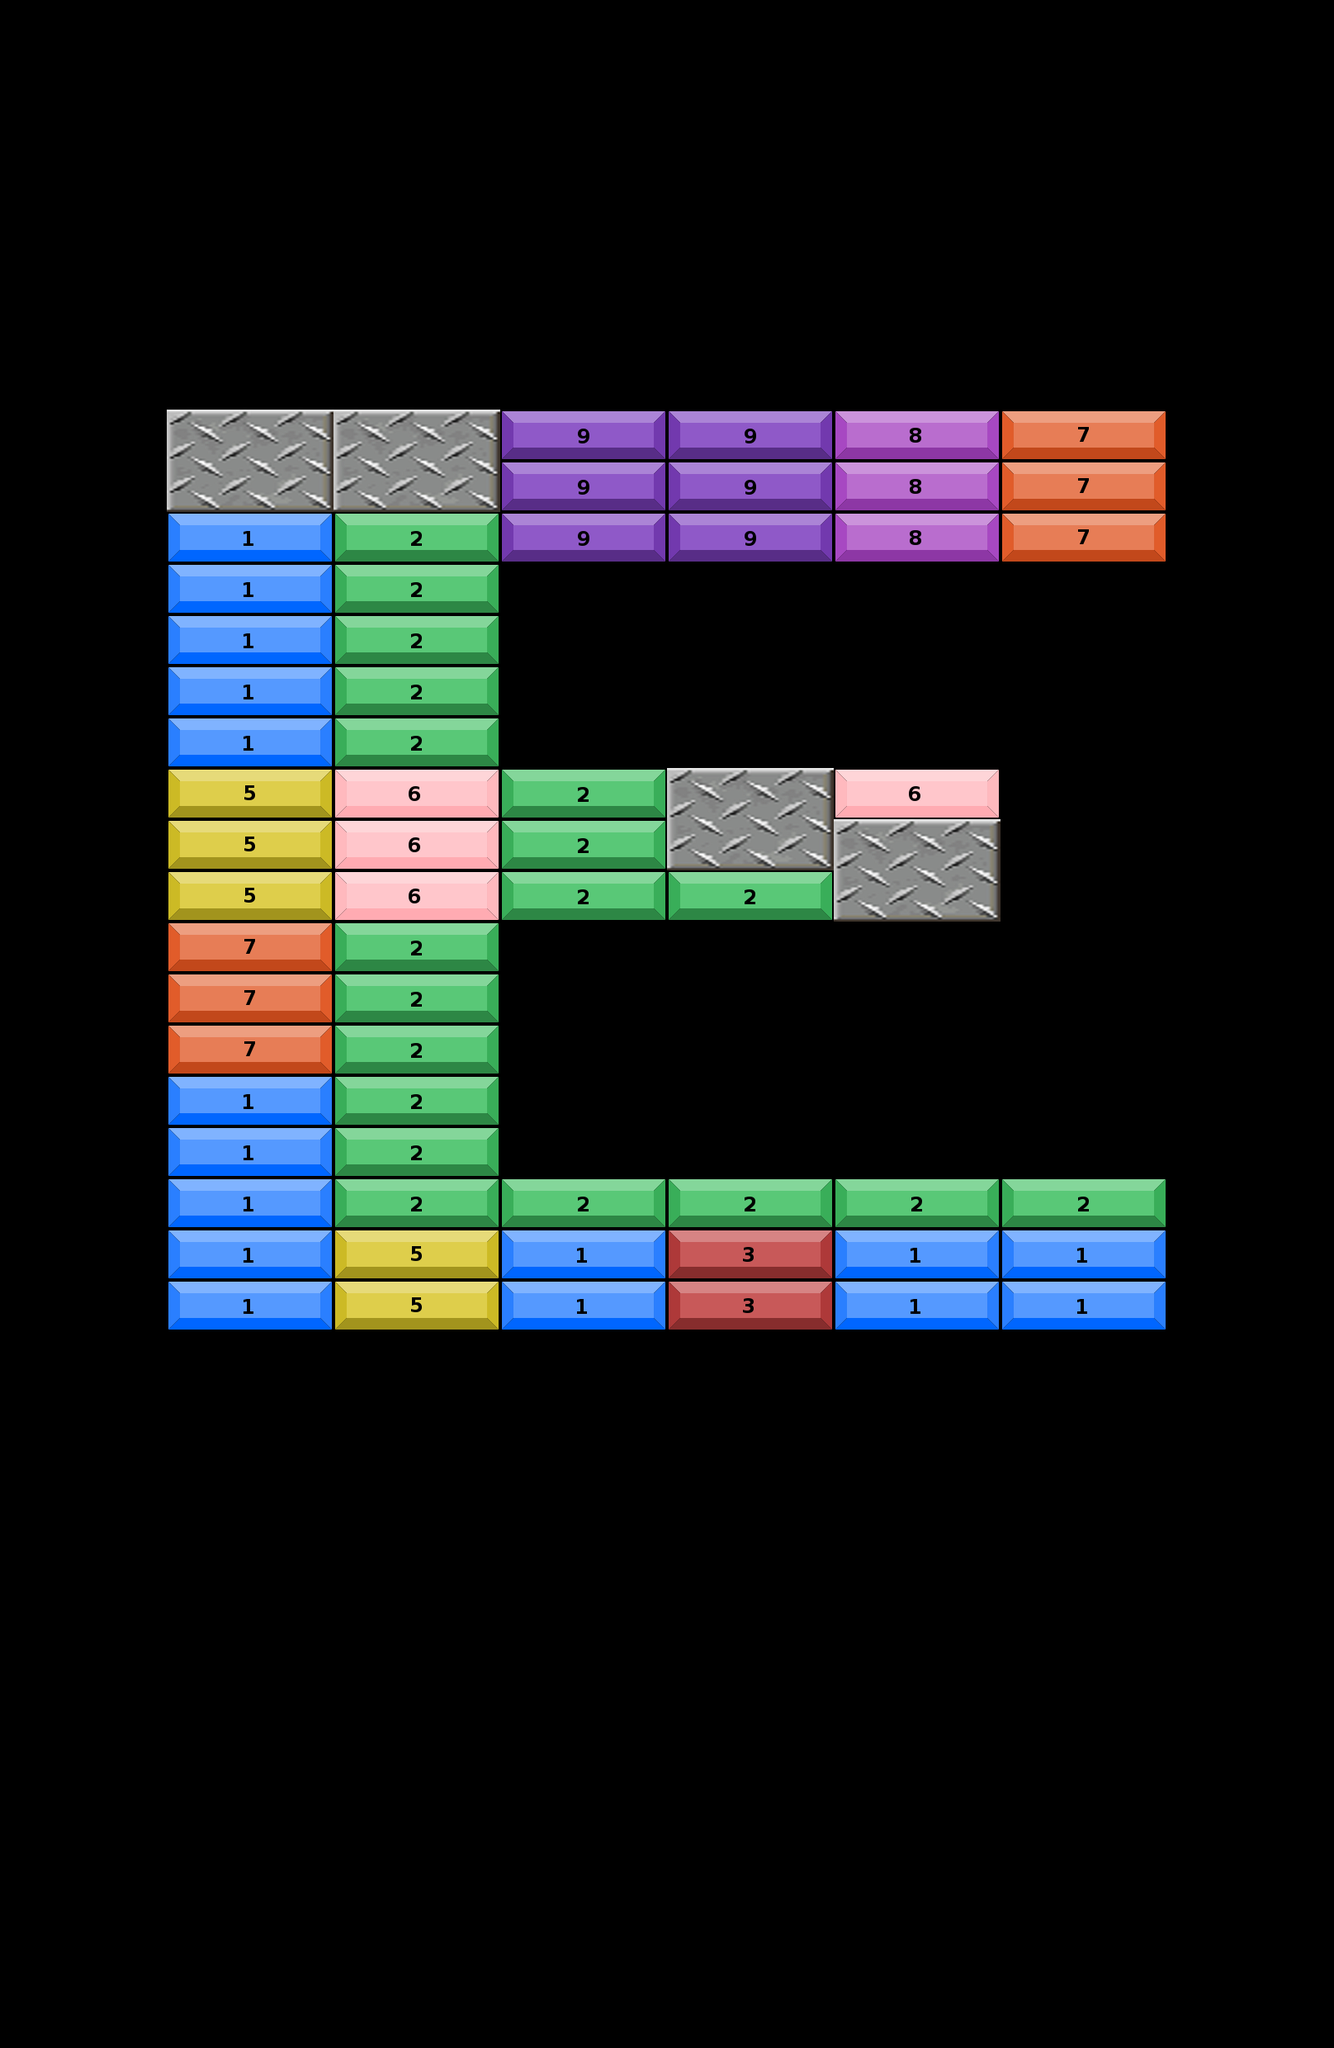

A 2D game scene composited from a Tiled map and its tileset images. What follows is a short description and the map's XML, with every tile layer's data as written:
An orthogonal 8x40 tile map with 202x62 px tiles, 2 tile layers (obstacles layer, grids layer) and 3 objects (3x Wall).

<map version="1.5" tiledversion="1.7.2" orientation="orthogonal" renderorder="left-up" compressionlevel="0" width="8" height="40" tilewidth="202" tileheight="62" infinite="0" nextlayerid="6" nextobjectid="13">
 <tileset firstgid="1" source="bricks.tsx" />
 <layer id="4" name="obstacles layer" width="8" height="40">
  <data encoding="csv">
0,0,0,0,0,0,0,0,
0,0,0,0,0,0,0,0,
0,0,0,0,0,0,0,0,
0,0,0,0,0,0,0,0,
0,0,0,0,0,0,0,0,
0,0,0,0,0,0,0,0,
0,0,0,0,0,0,0,0,
0,0,0,0,0,0,0,0,
0,19,19,0,0,0,0,0,
0,20,20,0,0,0,0,0,
0,0,0,0,0,0,0,0,
0,0,0,0,0,0,0,0,
0,0,0,0,0,0,0,0,
0,0,0,0,0,0,0,0,
0,0,0,0,0,0,0,0,
0,0,0,0,19,0,0,0,
0,0,0,0,20,19,0,0,
0,0,0,0,0,20,0,0,
0,0,0,0,0,0,0,0,
0,0,0,0,0,0,0,0,
0,0,0,0,0,0,0,0,
0,0,0,0,0,0,0,0,
0,0,0,0,0,0,0,0,
0,0,0,0,0,0,0,0,
0,0,0,0,0,0,0,0,
0,0,0,0,0,0,0,0,
0,0,0,0,0,0,0,0,
0,0,0,0,0,0,0,0,
0,0,0,0,0,0,0,0,
0,0,0,0,0,0,0,0,
0,0,0,0,0,0,0,0,
0,0,0,0,0,0,0,0,
0,0,0,0,0,0,0,0,
0,0,0,0,0,0,0,0,
0,0,0,0,0,0,0,0,
0,0,0,0,0,0,0,0,
0,0,0,0,0,0,0,0,
0,0,0,0,0,0,0,0,
0,0,0,0,0,0,0,0,
0,0,0,0,0,0,0,0
</data>
 </layer>
 <layer id="1" name="grids layer" width="8" height="40">
  <data encoding="csv">
0,0,0,0,0,0,0,0,
0,0,0,0,0,0,0,0,
0,0,0,0,0,0,0,0,
0,0,0,0,0,0,0,0,
0,0,0,0,0,0,0,0,
0,0,0,0,0,0,0,0,
0,0,0,0,0,0,0,0,
0,0,0,0,0,0,0,0,
0,0,0,9,9,8,7,0,
0,0,0,9,9,8,7,0,
0,1,2,9,9,8,7,0,
0,1,2,0,0,0,0,0,
0,1,2,0,0,0,0,0,
0,1,2,0,0,0,0,0,
0,1,2,0,0,0,0,0,
0,5,6,2,0,6,0,0,
0,5,6,2,0,0,0,0,
0,5,6,2,2,0,0,0,
0,7,2,0,0,0,0,0,
0,7,2,0,0,0,0,0,
0,7,2,0,0,0,0,0,
0,1,2,0,0,0,0,0,
0,1,2,0,0,0,0,0,
0,1,2,2,2,2,2,0,
0,1,5,1,3,1,1,0,
0,1,5,1,3,1,1,0,
0,0,0,0,0,0,0,0,
0,0,0,0,0,0,0,0,
0,0,0,0,0,0,0,0,
0,0,0,0,0,0,0,0,
0,0,0,0,0,0,0,0,
0,0,0,0,0,0,0,0,
0,0,0,0,0,0,0,0,
0,0,0,0,0,0,0,0,
0,0,0,0,0,0,0,0,
0,0,0,0,0,0,0,0,
0,0,0,0,0,0,0,0,
0,0,0,0,0,0,0,0,
0,0,0,0,0,0,0,0,
0,0,0,0,0,0,0,0
</data>
 </layer>
 <objectgroup id="5" name="collision">
  <object id="9" name="Wall" x="202" y="496" width="404" height="124" />
  <object id="11" name="Wall" x="808" y="930" width="202" height="124" />
  <object id="12" name="Wall" x="1010" y="992" width="202" height="124" />
 </objectgroup>
</map>
